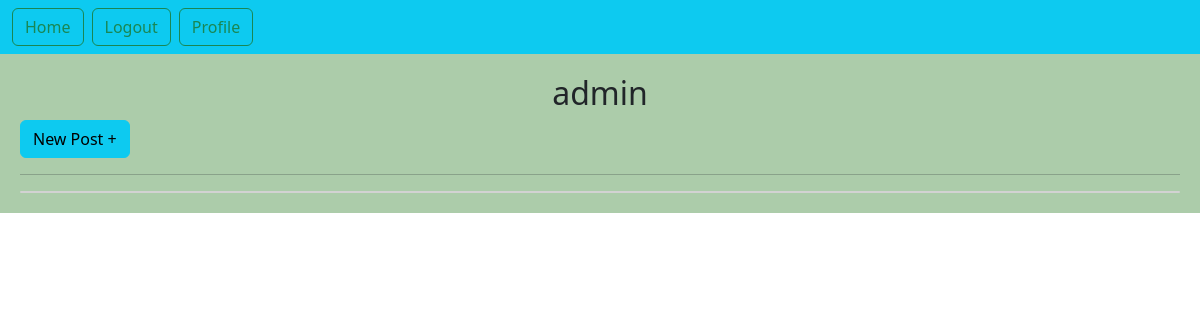
The app's page /account/profile/1/ (signed in), older data.
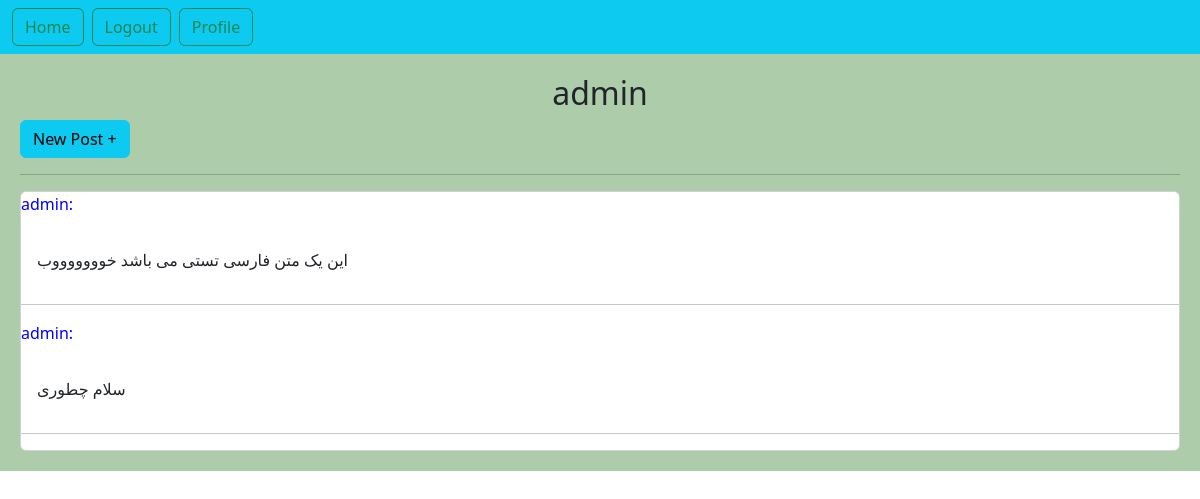
The same page, newer data.
### home/models.py (models this page shows, shortened)
class Post(models.Model):
    user = models.ForeignKey(User, on_delete=models.CASCADE,related_name='posts')  # اگر یک یوزر حذف شد پست هایش نیز حذف می شود.
    title = models.CharField(max_length=240)
    body = models.TextField()
    slug = models.SlugField()
    created = models.DateTimeField(auto_now_add=True)
    updated = models.DateTimeField(auto_now=True)
    class Meta:
        ordering = ['-created']  # مرتب سازی پست ها بر اساس تاریخ
    def get_absolute_url(self):
        return reverse('home:post_detail', args=(self.id, self.slug))

### account/views.py (the view)
# urls.py: path('profile/<int:user_id>/', views.UserProfileView.as_view(), name='user_profile'),
class UserProfileView(LoginRequiredMixin, View):
    def get(self, request, user_id):
        is_following = False
        user = get_object_or_404(User, pk=user_id)
        posts = user.posts.all()
        relation = Relation.objects.filter(from_user=request.user,to_user=user)
        if relation.exists():
            is_following = True
        return render(request, 'account/profile.html', {'user': user, 'posts': posts, 'is_following':is_following})

### account/templates/account/profile.html (shortened to what this page needs)
{% extends 'base.html' %}
{% block content %}
    <h2 class="text-center">{{ user.username }}</h2>
    {% if request.user.id == user.id %}
        <a href="{% url 'home:post_create' %}" class="btn btn-info">New Post +</a>
    {% endif %}
    <hr>
    <div class="card">
        {% for post in posts %}
            <p style="color: blue">{{ post.user }}:</p>
            <a href="{{ post.get_absolute_url }}" class="card-body"
               style="text-decoration: none">{{ post.body|truncatewords:20 }}</a>
            <hr>
        {% endfor %}
    </div>
{% endblock %}

### templates/base.html (shortened to what this page needs)
<!DOCTYPE html>
<html lang="en">
<head>
    <link href="https://cdn.jsdelivr.net/npm/bootstrap@5.3.0/dist/css/bootstrap.min.css" rel="stylesheet"
>
</head>
<body>
{% include 'includes/navbar.html' %}
<div class="jumbotron">
    {% block content %}{% endblock %}
</div>
</body>
</html>

### templates/includes/navbar.html
<nav class="navbar bg-info">
    <form class="container-fluid justify-content-start">
        <a class="btn btn-outline-success me-2" href="{% url 'home:home' %}">Home</a>
        {% if request.user.is_authenticated %}
            <a class="btn btn-outline-success me-2" href="{% url 'account:user_logout' %}">Logout</a>
            <a class="btn btn-outline-success me-2" href="{% url 'account:user_profile' request.user.pk %}">Profile</a>
        {% else %}
            <a class="btn btn-outline-success me-2" href="{% url 'account:user_register' %}">Register</a>
            <a class="btn btn-outline-success me-2" href="{% url 'account:user_login' %}">Login</a>
        {% endif %}
    </form>
</nav>

### templates/base.html (style rules this page uses)
.jumbotron { padding: 20px; margin-bottom: 20px; background-color: #acccaa; }

Row changes from the older to the newer data that the page shows:
added Post: user "admin", body "این یک متن فارسی تستی می باشد خوووووووب"
added Post: user "admin", body "سلام چطوری"
